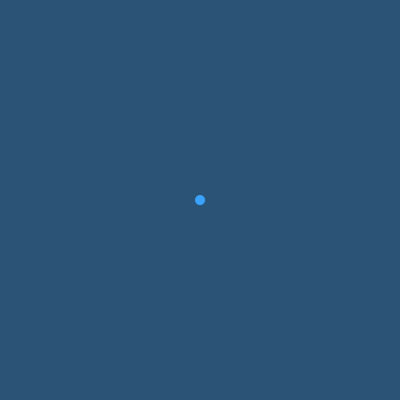
Frame 1 (no input)
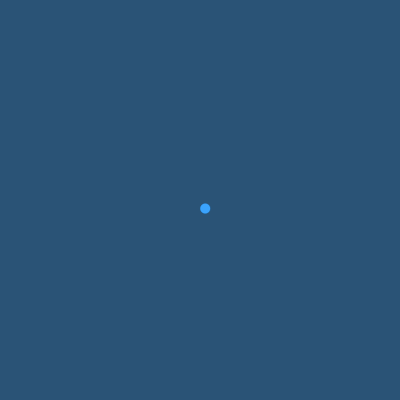
Frame 60 (the mouse pressed at the canvas centre just before this capture)
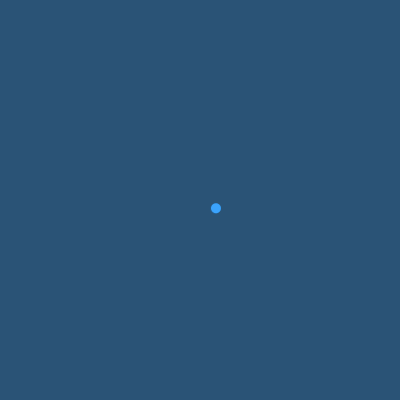
Frame 120 (the mouse held since frame 60 and released just before this capture)

The Processing sketch that drew these frames (run headless with seeded random() and noise(); from frame 60 on, the mouse is pressed at the canvas centre):

// Processing sketch: processing_27637
// ── processing_27637.pde

float x, y;    
float vx, vy;   
float ax, ay;

void setup() {
 size(400, 400); 
 stroke(#1189F0);
 strokeWeight(0);
 fill(#3BA3FC);
 smooth();

 resetParticle(); 
}

void draw() {
  background(#2A5376);

  ellipse(x, y, 10, 10); 

  vx += ax;
  vy += ay;
 

  x += vx;               
  y += vy;
  
}


void mousePressed() {
  resetParticle();
}

void resetParticle() {

  x = y = width/2f;    
  

  vx = vy = 0f;
  
  ax = random(-0.01, 0.01);
  ay = random(0.003, 0.01);
}
